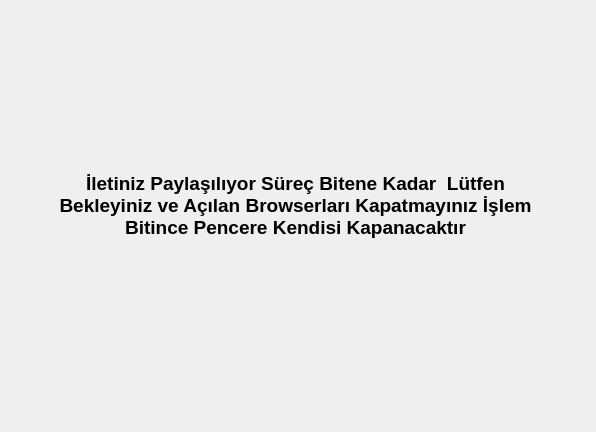
<?xml version="1.0" encoding="UTF-8"?>
<ui version="4.0">
 <class>Form</class>
 <widget class="QWidget" name="Form">
  <property name="geometry">
   <rect>
    <x>0</x>
    <y>0</y>
    <width>596</width>
    <height>432</height>
   </rect>
  </property>
  <property name="windowTitle">
   <string>Form</string>
  </property>
  <widget class="QLabel" name="label">
   <property name="geometry">
    <rect>
     <x>50</x>
     <y>130</y>
     <width>491</width>
     <height>151</height>
    </rect>
   </property>
   <property name="font">
    <font>
     <pointsize>14</pointsize>
     <weight>75</weight>
     <bold>true</bold>
    </font>
   </property>
   <property name="text">
    <string>İletiniz Paylaşılıyor Süreç Bitene Kadar  Lütfen Bekleyiniz ve Açılan Browserları Kapatmayınız İşlem Bitince Pencere Kendisi Kapanacaktır</string>
   </property>
   <property name="alignment">
    <set>Qt::AlignCenter</set>
   </property>
   <property name="wordWrap">
    <bool>true</bool>
   </property>
  </widget>
 </widget>
 <resources/>
 <connections/>
</ui>
